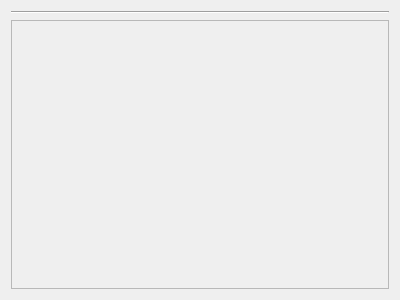
<?xml version="1.0" encoding="UTF-8"?>
<ui version="4.0">
 <class>StatisticDaily</class>
 <widget class="QWidget" name="StatisticDaily">
  <property name="geometry">
   <rect>
    <x>0</x>
    <y>0</y>
    <width>400</width>
    <height>300</height>
   </rect>
  </property>
  <property name="windowTitle">
   <string>Form</string>
  </property>
  <layout class="QVBoxLayout" name="vLayoutMain">
   <item>
    <layout class="QHBoxLayout" name="hLayoutInfo"/>
   </item>
   <item>
    <layout class="QHBoxLayout" name="hLayoutInput"/>
   </item>
   <item>
    <layout class="QVBoxLayout" name="vLayoutDataAdder"/>
   </item>
   <item>
    <widget class="Line" name="line">
     <property name="orientation">
      <enum>Qt::Horizontal</enum>
     </property>
    </widget>
   </item>
   <item>
    <widget class="QScrollArea" name="scrollArea">
     <property name="widgetResizable">
      <bool>true</bool>
     </property>
     <widget class="QWidget" name="scrollAreaWidgetContents">
      <property name="geometry">
       <rect>
        <x>0</x>
        <y>0</y>
        <width>380</width>
        <height>247</height>
       </rect>
      </property>
      <layout class="QVBoxLayout" name="vLayoutResult"/>
     </widget>
    </widget>
   </item>
  </layout>
 </widget>
 <resources/>
 <connections/>
</ui>
